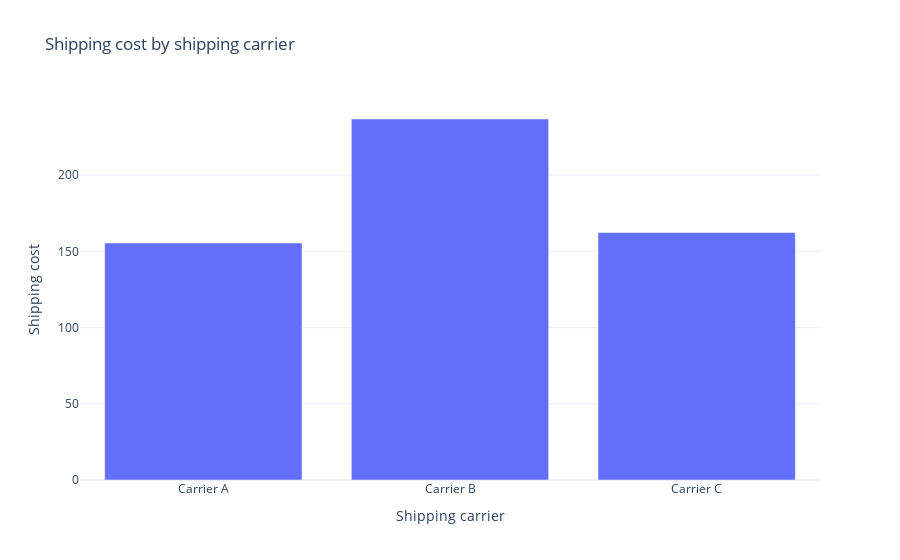

This figure's notebook cell:
### Code cell
fig=go.Figure()
fig.add_traces(go.Bar(x=shipping_cost['Shipping carriers'],y=shipping_cost['Shipping costs']))
fig.update_layout(title='Shipping cost by shipping carrier',xaxis_title='Shipping carrier',yaxis_title='Shipping cost')
fig.show()
#shipping_cost=px.bar(data,x='Shipping carriers',
#                    y='Shipping costs',
#                   title='shipping cost by carrier')
#shipping_cost.show()

### Figure 1 — Plotly figure (JSON) as saved in the notebook; plotly's stock layout.template omitted (floating-point values rounded to 4 significant figures)
{"data": [{"type": "bar", "x": ["Carrier A", "Carrier B", "Carrier C"], "y": [155.5, 236.9, 162.4]}], "layout": {"autosize": true, "title": {"text": "Shipping cost by shipping carrier"}, "xaxis": {"autorange": true, "range": [-0.5, 2.5], "title": {"text": "Shipping carrier"}, "type": "category"}, "yaxis": {"autorange": true, "range": [0, 249.4], "title": {"text": "Shipping cost"}, "type": "linear"}}}
